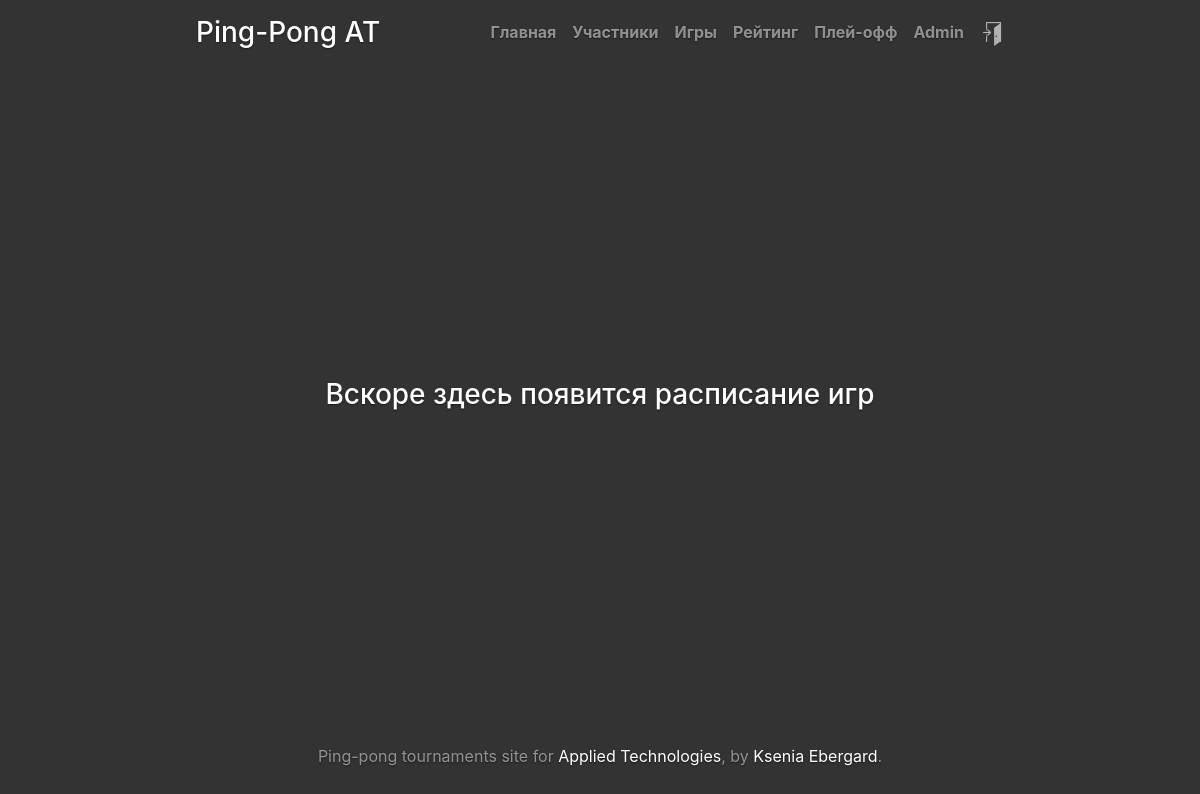
Page /playoff/ (signed in) on the earlier database version.
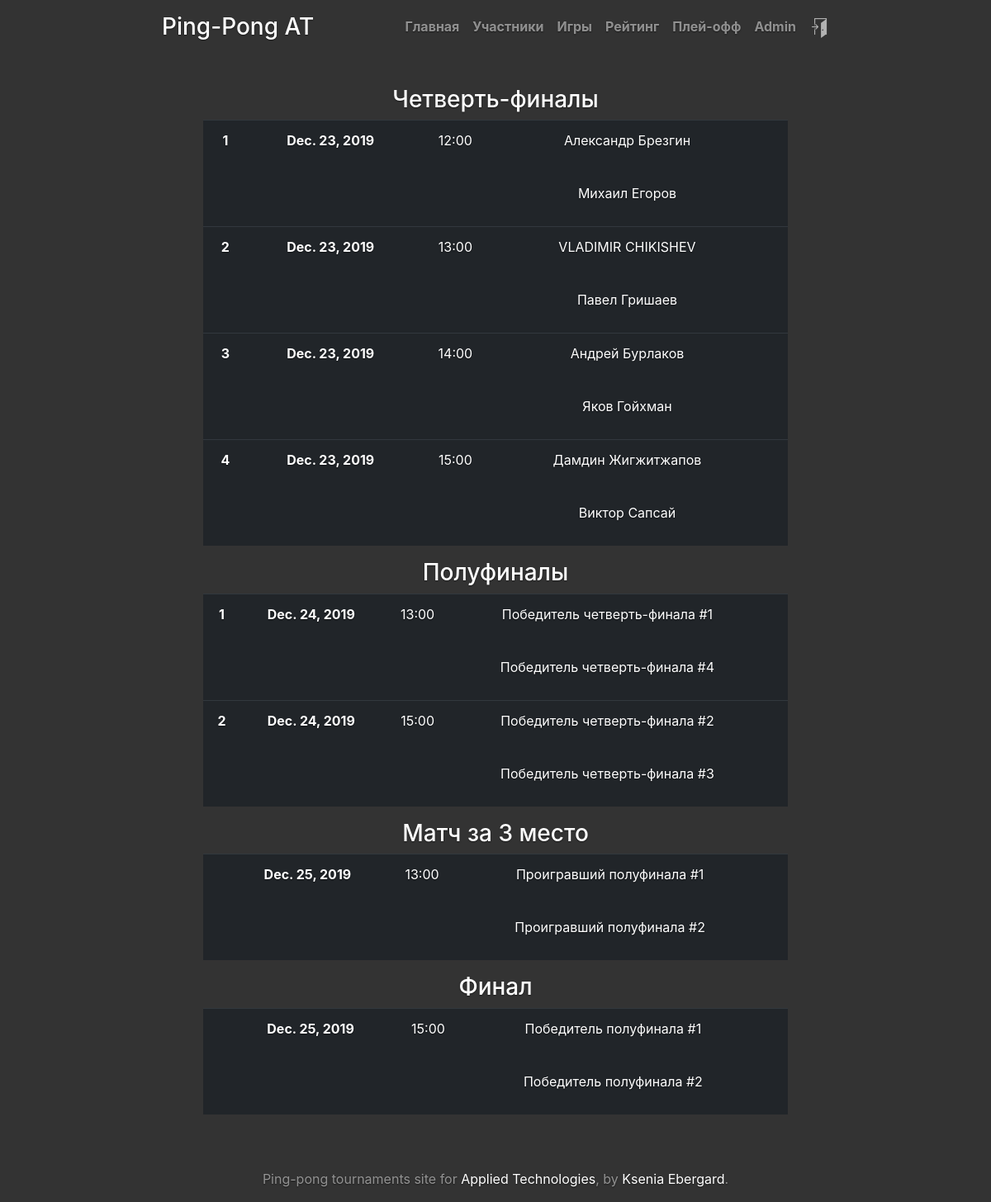
Same page on the later database version.
### tournament/models.py (models this page shows, shortened)
class Game(models.Model):
    tournament = models.ForeignKey(Tournament, on_delete=models.CASCADE)
    game_ids = (
        (0, 'group stage'),
        (1, '1st quarter final'),
        (2, '2nd quarter final'),
        (3, '3d quarter final'),
        (4, '4th quarter final'),
        (5, '1st semifinal'),
        (6, '2nd semifinal'),
        (7, 'match for 3d place'),
        (8, 'final'),
    )
    game_id = models.SmallIntegerField('Game identifier', choices=game_ids, default=0)
    id1 = models.SmallIntegerField('participant1 drawn number')
    id2 = models.SmallIntegerField('participant2 drawn number')
    participant1 = models.ForeignKey(Participant, to_field='id', on_delete=models.CASCADE, related_name='participant1',
                                     blank=True, null=True)
    participant2 = models.ForeignKey(Participant, to_field='id', on_delete=models.CASCADE, related_name='participant2',
                                     blank=True, null=True)
    game_date = models.DateField('game date', blank=True, null=True)
    start_time = models.TimeField('game start time', blank=True, null=True)
    def save(self, first_call=True, *args, **kwargs):
        if first_call:
            if self.id1 == self.id2:
                raise ValidationError(_("Participant1 and Participant2 are the same person"), code=1)
            if self in self.tournament.game_set.all():
                raise ValidationError(_("Duplicate game : {}".format(self)), code=2)
        super(Game, self).save(*args, **kwargs)
    def get_p1(self):
        if self.participant1:
            return self.participant1
        if self.game_id == 0:
            return "Номер на жеребьёвке #{}".format(self.id1)
        elif self.game_id in (1, 2, 3, 4):
            return "{} место на групповом этапе".format(self.game_id)
        elif self.game_id == 5:
            return "Победитель четверть-финала #1"
        elif self.game_id == 6:
            return "Победитель четверть-финала #2"
        elif self.game_id == 7:
            return "Проигравший полуфинала #1"
        elif self.game_id == 8:
            return "Победитель полуфинала #1"
        else:
            return None
    def get_p2(self):
        if self.participant2:
            return self.participant2
        if self.game_id == 0:
            return "Номер на жеребьёвке #{}".format(self.id2)
        elif self.game_id in (1, 2, 3, 4):
            return "{} место на групповом этапе".format(8 - self.game_id + 1)
        elif self.game_id == 5:
            return "Победитель четверть-финала #4"
        elif self.game_id == 6:
            return "Победитель четверть-финала #3"
        elif self.game_id == 7:
            return "Проигравший полуфинала #2"
        elif self.game_id == 8:
            return "Победитель полуфинала #2"
        else:
            return None
    def get_winner(self):
        results = self.setresult_set.all()
        return None
    def get_loser(self):
        results = self.setresult_set.all()
        return None

class Participant(models.Model):
    tournament = models.ForeignKey(Tournament, to_field='id', on_delete=models.CASCADE)
    user = models.ForeignKey(User, to_field='username', on_delete=models.CASCADE)
    drawn_number = models.SmallIntegerField('drawn number', blank=True, null=True)
    initialized = models.BooleanField(default=False)
    win_sets = models.IntegerField(default=0)
    win_balls = models.IntegerField(default=0)
    games_left = models.IntegerField(default=10)
    class Meta:
        unique_together = ('tournament', 'user')
    def __str__(self):
        return "{} {}".format(self.user.first_name, self.user.last_name)
    def __eq__(self, other):
        if isinstance(other, self.__class__):
            return self.tournament == other.tournament and self.user == other.user
        return False
    def save(self, *args, **kwargs):
        super(Participant, self).save(*args, **kwargs)

### tournament/views.py (the view)
# urls.py: path('playoff/', views.playoff, name='playoff'),
def playoff(request):
    tournament = get_current_tournament()
    if tournament:
        tournament_status = tournament.get_status()
    else:
        return HttpResponse("<h2>Play-off games are not available</h2>")
    recount_rating()
    participants = list(tournament.participant_set.all())
    participants.sort(key=lambda elem: (elem.win_sets, elem.win_balls), reverse=True)
    playoffs = participants[:8]
    quarter_games = list(Game.objects.filter(Q(tournament=tournament) &
                                             (Q(game_id=1) | Q(game_id=2) |
                                              Q(game_id=3) | Q(game_id=4))))
    for g in quarter_games:
        g.participant1 = playoffs[g.id1 - 1]
        g.participant2 = playoffs[g.id2 - 1]
        g.save(first_call=False, update_fields=["participant1", "participant2"])
    semi_games = list(Game.objects.filter(Q(tournament=tournament) &
                                          (Q(game_id=5) | Q(game_id=6))))
    for g in semi_games:
        if type(g.get_p1()) is not Participant:
            p1 = list(Game.objects.filter(Q(tournament=tournament) & Q(game_id=g.id1)))[0].get_winner()
            if p1:
                g.participant1 = p1
                g.save(first_call=False, update_fields=["participant1"])
        if type(g.get_p2()) is not Participant:
            p2 = list(Game.objects.filter(Q(tournament=tournament) & Q(game_id=g.id2)))[0].get_winner()
            if p2:
                g.participant2 = p2
                g.save(first_call=False, update_fields=["participant2"])
    third_game = list(Game.objects.filter(Q(tournament=tournament) & Q(game_id=7)))
    for g in third_game:
        if type(g.get_p1()) is not Participant:
            p1 = list(Game.objects.filter(Q(tournament=tournament) & Q(game_id=5)))[0].get_loser()
            if p1:
                g.participant1 = p1
                g.save(first_call=False, update_fields=["participant1"])
        if type(g.get_p2()) is not Participant:
            p2 = list(Game.objects.filter(Q(tournament=tournament) & Q(game_id=6)))[0].get_loser()
            if p2:
                g.participant2 = p2
                g.save(first_call=False, update_fields=["participant2"])
    final_game = list(Game.objects.filter(Q(tournament=tournament) & Q(game_id=8)))
    for g in final_game:
        if type(g.get_p1()) is not Participant:
            p1 = list(Game.objects.filter(Q(tournament=tournament) & Q(game_id=5)))[0].get_winner()
            if p1:
                g.participant1 = p1
                g.save(first_call=False, update_fields=["participant1"])
        if type(g.get_p2()) is not Participant:
            p2 = list(Game.objects.filter(Q(tournament=tournament) & Q(game_id=6)))[0].get_winner()
            if p2:
                g.participant2 = p2
                g.save(first_call=False, update_fields=["participant2"])
    if tournament_status in (0, 1, 2, 3):
        return render(request, 'tournament/playoff.html', locals())
    else:
        return HttpResponse("<h2>Play-off games are not available</h2>")

### tournament/functions.py (called while the page is built, shortened)
def get_current_tournament():
    if Tournament.objects.exists():
        return Tournament.objects.latest('id')
    return None

def recount_rating():
    tournament = get_current_tournament()
    for p in tournament.participant_set.all():
        p.win_sets = 0
        p.win_balls = 0
        p.games_left = 0
        p.save(update_fields=["win_sets", "win_balls", "games_left"])

### tournament/models.py (called while the page is built)
    def number_of_participants(self):
        return self.participant_set.count()

    def get_status(self):
        if timezone.now() < self.reg_end:
            return 0
        elif timezone.now() >= self.reg_end and timezone.localdate() < self.start_date:
            return 1
        elif self.start_date <= timezone.localdate() < self.start_date_playoff:
            return 2
        elif self.start_date_playoff <= timezone.localdate() <= self.end_date:
            return 3
        else:
            return 4

### tournament/templates/tournament/playoff.html (shortened to what the changed rows need)
{% extends "base.html" %}
{% block content %}
{% if quarter_games %}
<h3 class="cover-heading">Четверть-финалы</h3>
<table class="table table-dark">
    <tbody>
    {% for g in quarter_games %}
        <tr>
            <th scope="row">{{ forloop.counter }}</th>
            <th scope="row">{{ g.game_date }}</th>
            <td>{{ g.start_time|time:'H:i' }}</td>
            {% if g.get_p1 == g.get_winner %}
            <td class="text-success">
            {% else %}
            <td>
            {% endif %}
            {{ g.get_p1 }}</td>
            <td>
                <table style="width: 100%; height: 40px; align:justify;"><tr>
                </tr></table>
            </td>
        </tr>
        <tr>
            <th scope="row" style="border: 0px"></th>
            <th scope="row" style="border: 0px"></th>
            <td style="border: 0px"></td>
            {% if g.get_p2 == g.get_winner %}
            <td style="border: 0px" class="text-success">
            {% else %}
            <td style="border: 0px">
            {% endif %}
            {{ g.get_p2 }}</td>
            <td style="border: 0px">
                <table style="width: 100%; height: 40px; align:justify;"><tr>
                </tr></table>
            </td>
        </tr>
    {% endfor %}
    </tbody>
</table>
{% if semi_games %}
<h3 class="cover-heading">Полуфиналы</h3>
<table class="table table-dark">
    <tbody>
    {% for g in semi_games %}
        <tr>
            <th scope="row">{{ forloop.counter }}</th>
            <th scope="row">{{ g.game_date }}</th>
            <td>{{ g.start_time|time:'H:i' }}</td>
            {% if g.get_p1 == g.get_winner %}
            <td class="text-success">
            {% else %}
            <td>
            {% endif %}
            {{ g.get_p1 }}</td>
            <td>
                <table style="width: 100%; height: 40px; align:justify;"><tr>
                </tr></table>
            </td>
        </tr>
        <tr>
            <th scope="row" style="border: 0px"></th>
            <th scope="row" style="border: 0px"></th>
            <td style="border: 0px"></td>
            {% if g.get_p2 == g.get_winner %}
            <td style="border: 0px" class="text-success">
            {% else %}
            <td style="border: 0px">
            {% endif %}
            {{ g.get_p2 }}</td>
            <td style="border: 0px">
                <table style="width: 100%; height: 40px; align:justify;"><tr>
                </tr></table>
            </td>
        </tr>
    {% endfor %}
    </tbody>
</table>
{% if third_game %}
<h3 class="cover-heading">Матч за 3 место</h3>
<table class="table table-dark">
    <tbody>
    {% for g in third_game %}
        <tr>
            <th scope="row"></th>
            <th scope="row">{{ g.game_date }}</th>
            <td>{{ g.start_time|time:'H:i' }}</td>
            {% if g.get_p1 == g.get_winner %}
            <td class="text-success">
            {% else %}
            <td>
            {% endif %}
            {{ g.get_p1 }}</td>
            <td>
                <table style="width: 100%; height: 40px; align:justify;"><tr>
                </tr></table>
            </td>
        </tr>
        <tr>
            <th scope="row" style="border: 0px"></th>
            <th scope="row" style="border: 0px"></th>
            <td style="border: 0px"></td>
            {% if g.get_p2 == g.get_winner %}
            <td style="border: 0px" class="text-success">
            {% else %}
            <td style="border: 0px">
            {% endif %}
            {{ g.get_p2 }}</td>
            <td style="border: 0px">
                <table style="width: 100%; height: 40px; align:justify;"><tr>
                </tr></table>
            </td>
        </tr>
    {% endfor %}
    </tbody>
</table>
{% endif %}
{% if final_game %}
<h3 class="cover-heading">Финал</h3>
<table class="table table-dark">
    <tbody>
    {% for g in final_game %}
        <tr>
            <th scope="row"></th>
            <th scope="row">{{ g.game_date }}</th>
            <td>{{ g.start_time|time:'H:i' }}</td>
            {% if g.get_p1 == g.get_winner %}
            <td class="text-success">
            {% else %}
            <td>
            {% endif %}
            {{ g.get_p1 }}</td>
            <td>
                <table style="width: 100%; height: 40px; align:justify;"><tr>
                </tr></table>
            </td>
        </tr>
        <tr>
            <th scope="row" style="border: 0px"></th>
            <th scope="row" style="border: 0px"></th>
            <td style="border: 0px"></td>
            {% if g.get_p2 == g.get_winner %}
            <td style="border: 0px" class="text-success">
            {% else %}
            <td style="border: 0px">
            {% endif %}
            {{ g.get_p2 }}</td>
            <td style="border: 0px">
                <table style="width: 100%; height: 40px; align:justify;"><tr>
                </tr></table>
            </td>
        </tr>
    {% endfor %}
    </tbody>
</table>
{% endif %}
{% endif %}
{% else %}
<h3 class="cover-heading">Вскоре здесь появится расписание игр</h3>
{% endif %}
{% endblock %}

Differences in the rows shown:
added Game: game_date "Dec. 23, 2019", start_time "12:00", get_p1 "Александр Брезгин", get_p2 "Михаил Егоров", shown under "Четверть-финалы"
added Game: game_date "Dec. 23, 2019", start_time "13:00", get_p1 "VLADIMIR CHIKISHEV", get_p2 "Павел Гришаев", shown under "Четверть-финалы"
added Game: game_date "Dec. 23, 2019", start_time "14:00", get_p1 "Андрей Бурлаков", get_p2 "Яков Гойхман", shown under "Четверть-финалы"
added Game: game_date "Dec. 23, 2019", start_time "15:00", get_p1 "Дамдин Жигжитжапов", get_p2 "Виктор Сапсай", shown under "Четверть-финалы"
added Game: game_date "Dec. 24, 2019", start_time "13:00", get_p1 "Победитель четверть-финала #1", get_p2 "Победитель четверть-финала #4", shown under "Полуфиналы"
added Game: game_date "Dec. 24, 2019", start_time "15:00", get_p1 "Победитель четверть-финала #2", get_p2 "Победитель четверть-финала #3", shown under "Полуфиналы"
added Game: game_date "Dec. 25, 2019", start_time "13:00", get_p1 "Проигравший полуфинала #1", get_p2 "Проигравший полуфинала #2", shown under "Матч за 3 место"
added Game: game_date "Dec. 25, 2019", start_time "15:00", get_p1 "Победитель полуфинала #1", get_p2 "Победитель полуфинала #2", shown under "Финал"
Other differences:
text no longer shown: "Вскоре здесь появится расписание игр"
text now shown: "Четверть-финалы Полуфиналы Матч за 3 место Финал"
